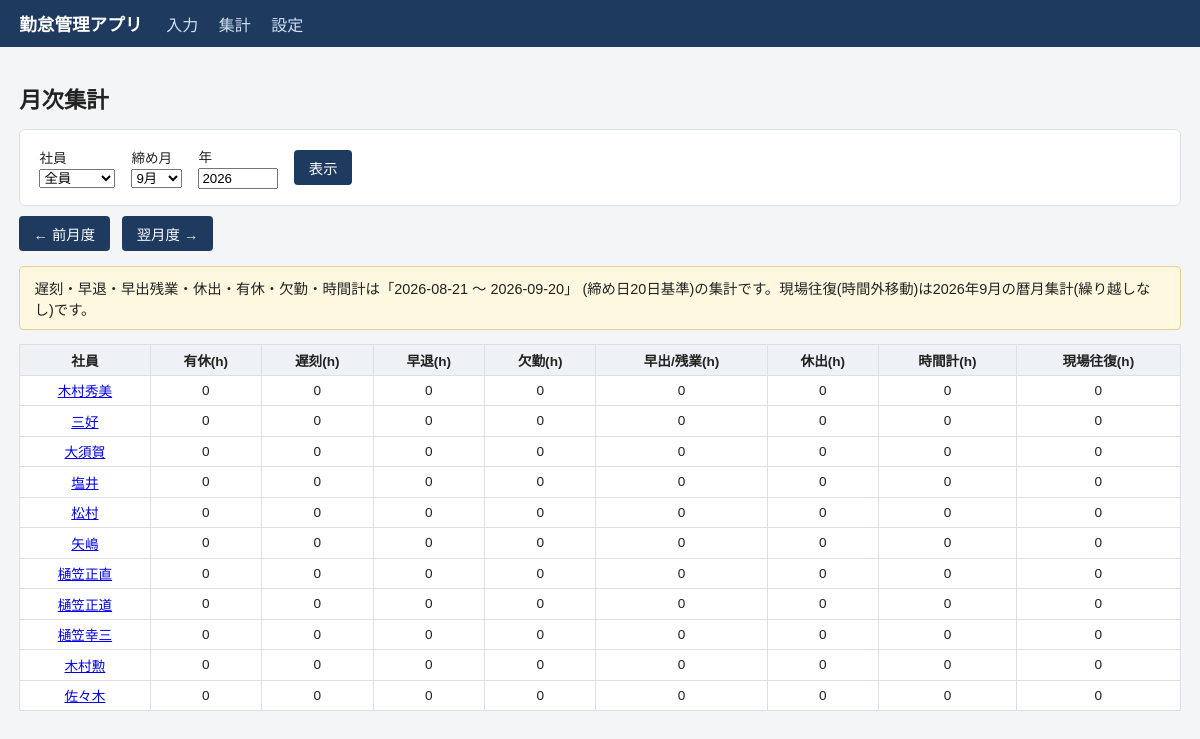
Page /summary on the committed database.
### tables this page shows
CREATE TABLE employees (
                id INTEGER PRIMARY KEY AUTOINCREMENT,
                name TEXT NOT NULL UNIQUE,
                sort_order INTEGER NOT NULL,
                active INTEGER NOT NULL DEFAULT 1
            );

### app.py (the view)
@app.route("/summary")
def summary():
    today = date.today()
    year = request.args.get("year", type=int) or today.year
    month = request.args.get("month", type=int) or today.month
    employee_id = request.args.get("employee_id", default="all")
    employees = db.list_employees()
    closing_day = db.get_closing_day()
    if employee_id == "all":
        targets = employees
    else:
        emp = db.get_employee(int(employee_id))
        targets = [emp] if emp else []
    results = []
    for emp in targets:
        rep = db.summarize_reporting_period(emp["id"], year, month, closing_day)
        travel_hours = db.summarize_calendar_travel(emp["id"], year, month)
        results.append({"employee": emp, "reporting": rep, "travel_hours": travel_hours})
    (py, pm), (ny, nm) = _prev_next_month(year, month)
    return render_template(
        "summary.html",
        employees=employees, results=results, year=year, month=month,
        employee_id=employee_id, closing_day=closing_day,
        prev_year=py, prev_month=pm, next_year=ny, next_month=nm,
    )

### app.py (called while the page is built)
@app.before_request
def _ensure_db():
    db.init_db()

def _prev_next_month(year, month):
    prev_year, prev_month = (year - 1, 12) if month == 1 else (year, month - 1)
    next_year, next_month = (year + 1, 1) if month == 12 else (year, month + 1)
    return (prev_year, prev_month), (next_year, next_month)

### db.py (called while the page is built)
@contextmanager
def get_conn():
    conn = sqlite3.connect(DB_PATH)
    conn.row_factory = sqlite3.Row
    conn.execute("PRAGMA foreign_keys = ON")
    try:
        yield conn
        conn.commit()
    finally:
        conn.close()

def get_setting(key, default=None):
    with get_conn() as conn:
        row = conn.execute("SELECT value FROM settings WHERE key = ?", (key,)).fetchone()
        return row["value"] if row else default

def get_closing_day():
    return int(get_setting("closing_day", "20"))

def list_employees(active_only=True):
    with get_conn() as conn:
        q = "SELECT * FROM employees"
        if active_only:
            q += " WHERE active = 1"
        q += " ORDER BY sort_order, id"
        return [dict(r) for r in conn.execute(q).fetchall()]

def _clamp_day(year, month, day):
    last = calendar.monthrange(year, month)[1]
    return min(day, last)

def reporting_period_for_label(year: int, month: int, closing_day: int):
    period_end = date(year, month, _clamp_day(year, month, closing_day))
    prev_month = month - 1
    prev_year = year
    if prev_month == 0:
        prev_month = 12
        prev_year -= 1
    period_start = date(prev_year, prev_month, _clamp_day(prev_year, prev_month, closing_day + 1))
    return period_start, period_end

def summarize_calendar_travel(employee_id, year, month):
    start = date(year, month, 1)
    end = date(year, month, calendar.monthrange(year, month)[1])
    with get_conn() as conn:
        row = conn.execute(
            """SELECT COALESCE(SUM(travel_hours), 0) AS travel_hours
               FROM daily_records WHERE employee_id = ? AND date BETWEEN ? AND ?""",
            (employee_id, start.isoformat(), end.isoformat()),
        ).fetchone()
    return row["travel_hours"]

### templates/summary.html (shortened to what this page needs)
{% extends "base.html" %}
{% block content %}
<h1>月次集計</h1>
<form class="card form-inline" method="get" action="{{ url_for('summary') }}">
  <label>社員
    <select name="employee_id">
      <option value="all" {{ 'selected' if employee_id == 'all' else '' }}>全員</option>
    </select>
  </label>
  <label>締め月
    <select name="month" id="month-select">
      {% for m in range(1, 13) %}
      <option value="{{ m }}" {{ 'selected' if m == month else '' }}>{{ m }}月</option>
      {% endfor %}
    </select>
  </label>
  <label>年
    <input type="number" name="year" value="{{ year }}" style="width:6em">
  </label>
  <button type="submit">表示</button>
</form>
<div class="toolbar">
  <a class="btn" href="{{ url_for('summary', employee_id=employee_id, year=prev_year, month=prev_month) }}">← 前月度</a>
  <a class="btn" href="{{ url_for('summary', employee_id=employee_id, year=next_year, month=next_month) }}">翌月度 →</a>
</div>
{% if results %}
<p class="note-box">
  遅刻・早退・早出残業・休出・有休・欠勤・時間計は「{{ results[0].reporting.period_start }} 〜 {{ results[0].reporting.period_end }}」
  (締め日{{ closing_day }}日基準)の集計です。現場往復(時間外移動)は{{ year }}年{{ month }}月の暦月集計(繰り越しなし)です。
</p>
<div class="table-wrap">
<table class="summary-table">
  <thead>
    <tr>
      <th>社員</th>
      <th>有休(h)</th>
      <th>遅刻(h)</th>
      <th>早退(h)</th>
      <th>欠勤(h)</th>
      <th>早出/残業(h)</th>
      <th>休出(h)</th>
      <th>時間計(h)</th>
      <th>現場往復(h)</th>
    </tr>
  </thead>
  <tbody>
    {% for r in results %}
    <tr>
      <td><a href="{{ url_for('entry', employee_id=r.employee.id, year=year, month=month) }}">{{ r.employee.name }}</a></td>
      <td>{{ r.reporting.paid_leave_hours }}</td>
      <td>{{ r.reporting.late_hours }}</td>
      <td>{{ r.reporting.early_leave_hours }}</td>
      <td>{{ r.reporting.absence_hours }}</td>
      <td>{{ r.reporting.overtime_hours }}</td>
      <td>{{ r.reporting.holiday_work_hours }}</td>
      <td>{{ r.reporting.total_hours }}</td>
      <td>{{ r.travel_hours }}</td>
    </tr>
    {% endfor %}
  </tbody>
</table>
</div>
{% else %}
<p>データがありません。</p>
{% endif %}
{% endblock %}

### templates/base.html (shortened to what this page needs)
<!doctype html>
<html lang="ja">
<head>
<link rel="stylesheet" href="{{ url_for('static', filename='style.css') }}">
</head>
<body>
<header class="topbar">
  <a class="brand" href="{{ url_for('index') }}">勤怠管理アプリ</a>
  <nav>
    <a href="{{ url_for('index') }}">入力</a>
    <a href="{{ url_for('summary') }}">集計</a>
    <a href="{{ url_for('settings') }}">設定</a>
  </nav>
</header>
<main>
{% block content %}{% endblock %}
</main>
</body>
</html>

### static/style.css (style rules this page uses)
* { box-sizing: border-box; }
body { font-family: "Yu Gothic UI", "Meiryo", sans-serif; margin: 0; background: #f4f5f7; color: #222; }
.topbar { background: #1f3a5f; color: #fff; padding: 0.7em 1.2em; display: flex; align-items: center; gap: 1.5em; }
.topbar .brand { color: #fff; font-weight: bold; text-decoration: none; font-size: 1.1em; }
.topbar nav a { color: #cfe0f5; text-decoration: none; margin-right: 1em; }
main { padding: 1.2em; max-width: 1400px; margin: 0 auto; }
h1 { font-size: 1.4em; }
.card { background: #fff; border: 1px solid #dcdfe4; border-radius: 6px; padding: 1em 1.2em; margin-bottom: 1.2em; }
.form-inline { display: flex; flex-wrap: wrap; gap: 1em; align-items: center; margin-bottom: 0.6em; }
.form-inline label { display: flex; flex-direction: column; font-size: 0.85em; gap: 0.2em; }
button, .btn { background: #1f3a5f; color: #fff; border: none; border-radius: 4px; padding: 0.5em 1em; cursor: pointer; text-decoration: none; font-size: 0.9em; display: inline-block; }
.toolbar { display: flex; align-items: center; gap: 0.8em; margin-bottom: 0.8em; flex-wrap: wrap; }
.note-box { background: #fff8e1; border: 1px solid #e6d28a; border-radius: 4px; padding: 0.7em 1em; font-size: 0.9em; }
.table-wrap { overflow-x: auto; }
table { border-collapse: collapse; width: 100%; background: #fff; }
th, td { border: 1px solid #dcdfe4; padding: 0.35em 0.45em; font-size: 0.85em; text-align: center; }
th { background: #eef1f5; position: sticky; top: 0; }

### rows in the picture
employees: employee.name "木村秀美", reporting.paid_leave_hours "0", reporting.late_hours "0", reporting.early_leave_hours "0", reporting.absence_hours "0", reporting.overtime_hours "0", reporting.holiday_work_hours "0", reporting.total_hours "0", travel_hours "0", employee.name "三好", employee.name "大須賀", employee.name "塩井", employee.name "松村", employee.name "矢嶋", employee.name "樋笠正直", employee.name "樋笠正道", employee.name "樋笠幸三", employee.name "木村勲", employee.name "佐々木"

### other values in the picture
{{ results[0].reporting.period_start }} "2026-08-21"
{{ results[0].reporting.period_end }} "2026-09-20"
{{ closing_day }} "20"
{{ year }} "2026"
{{ month }} "9"
form field month "9月"
